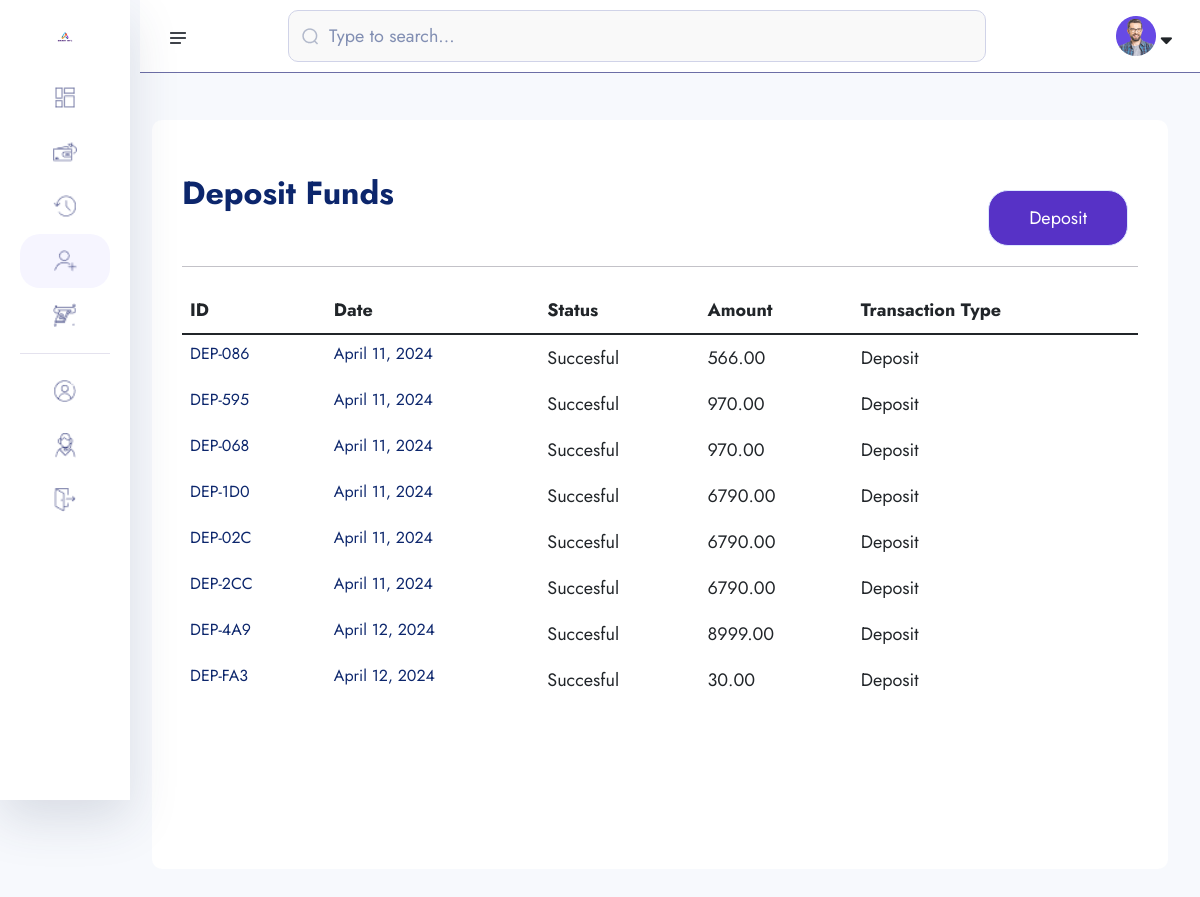
The app's page /deposit (signed in) with its own data.
### smartnfc/models.py (models this page shows, shortened)
class Deposit(models.Model):
    date = models.DateField(default=timezone.now, blank=True)
    trans_id = models.CharField(max_length=50, unique=True, blank=True)
    amount_deposit = models.DecimalField(max_digits=10, decimal_places=2, blank=True)
    currency = models.CharField(max_length=50, blank=True)
    source = models.CharField(max_length=100, blank=True)
    user = models.ForeignKey(User, on_delete=models.CASCADE, blank=True)
    wallet = models.ForeignKey(Wallet, on_delete=models.CASCADE, related_name='deposits', blank=True)

### smartnfc/views.py (the view, shortened to what this page needs)
# urls.py: path('deposit', views.deposit, name='deposit'),
def deposit(request):
    user_transactions = Deposit.objects.filter(user=request.user)
    context = {
        'transactions': user_transactions,
    }
    return render(request, 'deposit-money-2.html',context)

### templates/deposit-money-2.html (shortened to what this page needs)
{% load static %} {% load static i18n %}
<!doctype html>
<html lang="en">
<head>
    <link rel="stylesheet" href="{% static 'assets/css/bootstrap.min.css' %}">
    <link rel="stylesheet" href="{% static 'assets/css/fontawesome.min.css' %}">
    <link rel="stylesheet" href="{% static 'assets/css/jquery-ui.css' %}">
    <link rel="stylesheet" href="{% static 'assets/css/plugin/apexcharts.css' %}">
    <link rel="stylesheet" href="{% static 'assets/css/plugin/nice-select.css' %}">
    <link rel="stylesheet" href="{% static 'assets/css/arafat-font.css' %}">
    <link rel="stylesheet" href="{% static 'assets/css/plugin/animate.css' %}">
    <link rel="stylesheet" href="{% static 'assets/css/style.css' %}">
    <link rel="stylesheet" href="https://cdn.datatables.net/2.0.3/css/dataTables.dataTables.css">
    <link rel="stylesheet" href="https://cdn.datatables.net/buttons/3.0.1/css/buttons.dataTables.css">
</head>
<body>
    <header class="header-section body-collapse">
        <div class="overlay">
            <div class="container-fruid">
                <div class="row d-flex header-area">
                    <div class="navbar-area d-flex align-items-center justify-content-between">
                        <div class="sidebar-icon">
                            <img src="{% static 'assets/images/icon/menu.png' %}" alt="icon">
                        </div>
                        <form action="#" class="flex-fill">
                            <div class="form-group d-flex align-items-center">
                                <img src="{% static 'assets/images/icon/search.png' %}" alt="icon">
                                <input type="text" placeholder="Type to search...">
                            </div>
                        </form>
                        <div class="dashboard-nav">
                            <div class="single-item user-area">
                                <div class="profile-area d-flex align-items-center">
                                    <span class="user-profile">
                                        <img src="{% static 'assets/images/avatar.png' %}" alt="User">
                                    </span>
                                    <i class="fa-solid fa-sort-down"></i>
                                </div>
                            </div>
                        </div>
                    </div>
                    <div class="sidebar-wrapper">
                        <div class="sidebar-logo">
                            <a href=""><img src="{% static 'assets/images/logo.png' %}" alt="logo"></a>
                        </div>
                        <ul>
                            <li class="">
                                <a href="/dashboard_user">
                                    <img src="{% static 'assets/images/icon/dashboard.png' %}" alt="Dashboard"> <span>Dashboard</span>
                                </a>
                            </li>
                        </ul>
                        <ul>
                            <li class="">
                                <a href="/wallet">
                                    <img src="{% static 'assets/images/icon/pay.png' %}" alt="Dashboard"> <span>Credit</span>
                                </a>
                            </li>
                        </ul>
                        <ul>
                            <li class="">
                                <a href="/transcations">
                                    <img src="{% static 'assets/images/icon/transactions.png' %}" alt="Dashboard"> <span>Transactions</span>
                                </a>
                            </li>
                        </ul>
                        <ul>
                            <li class="active">
                                <a href="/deposit">
                                    <img src="{% static 'assets/images/icon/recipients.png' %}" alt="Dashboard"> <span>Deposit Money</span>
                                </a>
                            </li>
                        </ul>
                        <ul>
                            <li class="">
                                <a href="/withdraw">
                                    <img src="{% static 'assets/images/icon/withdraw.png' %}" alt="Dashboard"> <span>Withdraw Money</span>
                                </a>
                            </li>
                        </ul>
                        <ul class="bottom-item">
                            <li>
                                <a href="/account">
                                    <img src="{% static 'assets/images/icon/account.png' %}" alt="Account"> <span>Account</span>
                                </a>
                            </li>
                            <li>
                                <a href="">
                                    <img src="{% static 'assets/images/icon/support.png' %}" alt="Support"> <span>Support</span>
                                </a>
                            </li>
                            <li>
                                <a href="/logout">
                                    <img src="{% static 'assets/images/icon/quit.png' %}" alt="Quit"> <span>Quit</span>
                                </a>
                            </li>
                        </ul>
                        <div class="pt-120">
                        </div>
                    </div>
                </div>
            </div>
        </div>
    </header>
   <section class="dashboard-section body-collapse pay step step-3 deposit-money withdraw-money">
    <div class="overlay pt-120">
        <div class="container-fluid">
            <div class="main-content">
                <div class="head-area d-flex align-items-center justify-content-between">
                    <h4>Deposit Funds</h4>
                    <div class="footer-area mt-40">
                        <a href="javascript:void(0)" class="active" data-bs-toggle="modal" data-bs-target="#recipientsMod">Deposit</a>
                    </div>
                </div>
                <div class="row pb-120">
                    <div class="col-lg-12 col-md-12">
                        <div class="table-responsive">
                            <table class="table" id="tablewith">
                                <thead>
                                    <tr>
                                        <th scope="col">ID</th>
                                        <th scope="col">Date</th>
                                        <th scope="col">Status</th>
                                        <th scope="col">Amount</th>
                                        <th scope="col">Transaction Type</th>
                                    </tr>
                                </thead>
                                <tbody>
                                    {% for tran in transactions %}
                                    <tr class="transaction-row" data-id="{{ tran.trans_id }}">
                                        <td> <p class="mdr">{{ tran.trans_id }}</p></td>
                                        <td class="transaction-date"><p class="mdr">{{ tran.date }}</p></td>
                                        <td class="transaction-status"><p class="mdr"></p>Succesful</p></td>
                                        <td class="transaction-amount"><p class="mdr"></p>{{ tran.amount_deposit }}</p></td>
                                        <td class="transaction-type"><p class="mdr"></p>Deposit</p></td>
                                    </tr>
                                    {% endfor %}
                                </tbody>
                            </table>
                        </div>
                    </div>
                </div>
            </div>
        </div>
    </div>
</section>
</body>
</html>

### records on screen
Deposit: trans_id "DEP-086", date "April 11, 2024", amount_deposit "566.00"
Deposit: trans_id "DEP-595", date "April 11, 2024", amount_deposit "970.00"
Deposit: trans_id "DEP-068", date "April 11, 2024", amount_deposit "970.00"
Deposit: trans_id "DEP-1D0", date "April 11, 2024", amount_deposit "6790.00"
Deposit: trans_id "DEP-02C", date "April 11, 2024", amount_deposit "6790.00"
Deposit: trans_id "DEP-2CC", date "April 11, 2024", amount_deposit "6790.00"
Deposit: trans_id "DEP-4A9", date "April 12, 2024", amount_deposit "8999.00"
Deposit: trans_id "DEP-FA3", date "April 12, 2024", amount_deposit "30.00"
